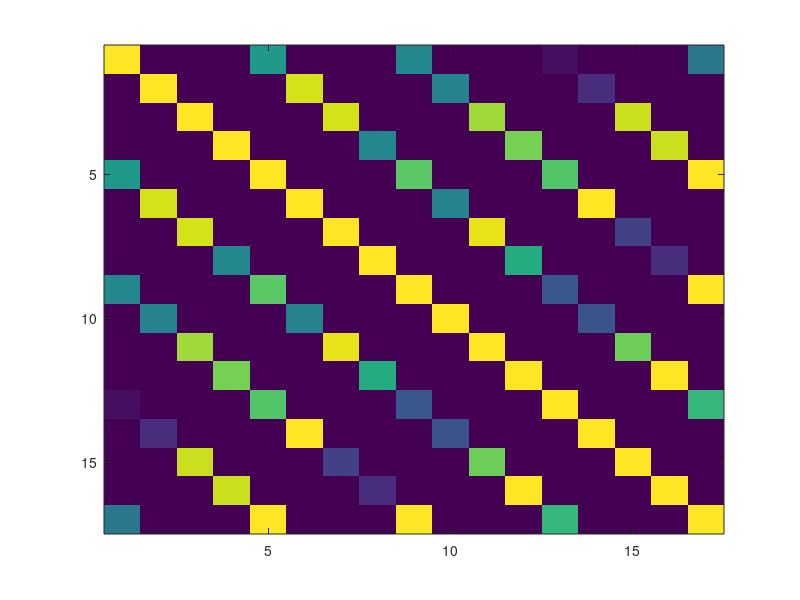

This chart was generated by the following MATLAB code:
clear;
N = 17;
x = (0:N-1)'*(0:N-1);
F = 1/sqrt(N)*exp(2*i*pi/N).^x;

V = zeros(N,N);



for i=0:(N-1)/4-1

x = [0,zeros(1,i),1,zeros(1,N-3-2*i),1,zeros(1,i)]';
y = [0,zeros(1,i),1,zeros(1,N-3-2*i),-1,zeros(1,i)]';
vx1 = x+F*x;
vx2 = x-F*x;
vy1 = y+1i*F*y;
vy2 = y-1i*F*y;
vx1 = vx1/norm(vx1);
vx2 = vx2/norm(vx2);
vy1 = vy1/norm(vy1);
vy2 = vy2/norm(vy2);
V(:,1+4*i)=vx1;
V(:,2+4*i)=vx2;
V(:,3+4*i)=vy1;
V(:,4+4*i)=vy2;

end

i = (N-1)/4;
x = [0,zeros(1,i),1,zeros(1,N-3-2*i),1,zeros(1,i)]';
vx1 = x+F*x;
V(:,N) = vx1;

image(255*abs(V^(-1)*F*V))

D = V^(-1)*F*V;
Vv = ctranspose(V);
Id = Vv*V;
m = max(max(abs(Id)));
image(255*abs(Id)/m);
